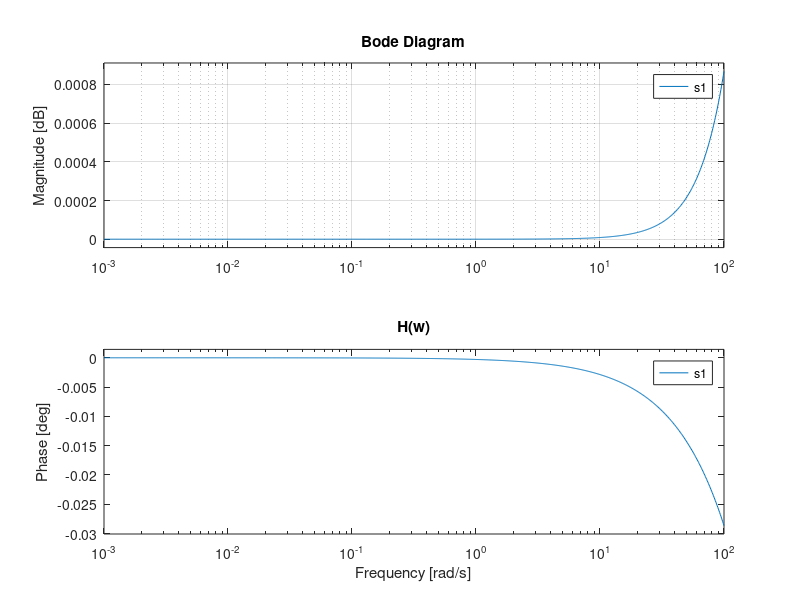

This chart was generated by the following MATLAB code:
  r1 = 200;
  l = 0.001;
  c = 0.00001;
  s = tf('s');
  s1 = 1 / (s*(s*(l*c)+(l/r1))+1);
  bode(s1, {0.001, 100});
  title('H(w)');
    grid;